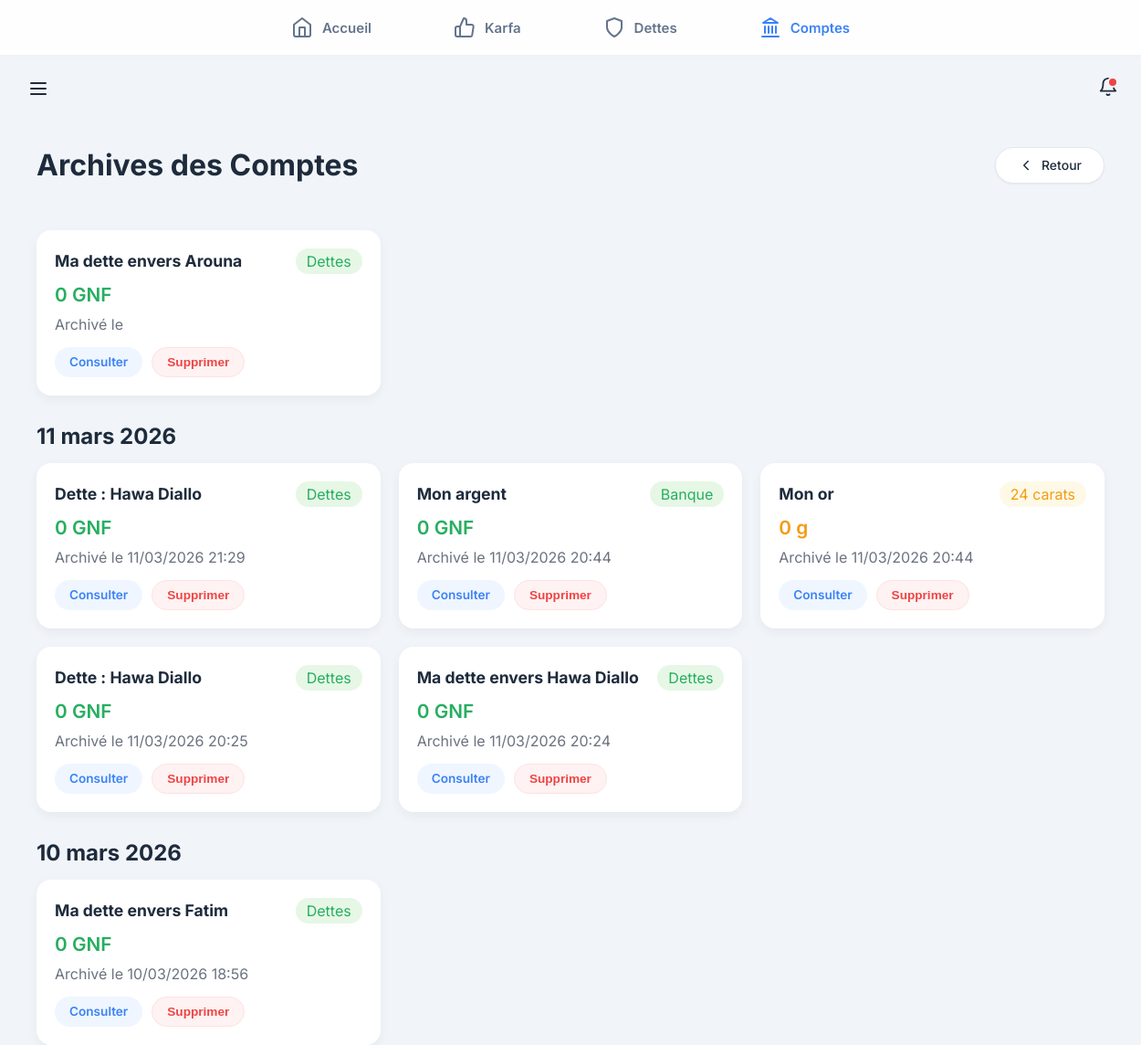
The app's page /comptes/archives/ (signed in) with its own data.
### backend/modules/comptes/models/argent.py (models this page shows, shortened)
class CompteArgent(models.Model):
    TYPE_CHOIX = [
        ('BANQUE', 'Banque'),
        ('MOBILE_MONEY', 'Mobile Money'),
        ('CASH', 'Espèces'),
        ('DETTE', 'Dettes'),
        ('AUTRE', 'Autre'),
    ]
    nom = models.CharField(max_length=50) # Retrait de unique=True car plusieurs utilisateurs peuvent avoir un compte "Cash"
    cree_par = models.ForeignKey('auth.User', on_delete=models.CASCADE, related_name='comptes_argent', null=True)
    type_compte = models.CharField(max_length=20, choices=TYPE_CHOIX)
    solde = models.DecimalField(max_digits=12, decimal_places=0, default=0)
    dette_liee = models.ForeignKey('dettes.Dette', on_delete=models.SET_NULL, null=True, blank=True, related_name='comptes_argent_lies')
    date_creation = models.DateTimeField(auto_now_add=True)
    archive = models.BooleanField(default=False)
    date_archivage = models.DateTimeField(null=True, blank=True)

### backend/modules/comptes/models/or_.py (models this page shows, shortened)
class CompteOr(models.Model):
    nom = models.CharField(max_length=50)
    cree_par = models.ForeignKey('auth.User', on_delete=models.CASCADE, related_name='comptes_or', null=True)
    poids_grammes = models.DecimalField(max_digits=10, decimal_places=3)
    carat = models.IntegerField(null=True, blank=True)
    date_creation = models.DateTimeField(auto_now_add=True)
    archive = models.BooleanField(default=False)
    date_archivage = models.DateTimeField(null=True, blank=True)

### backend/modules/comptes/views/archives.py (the view)
# urls.py: path('archives/', liste_archives_comptes, name='liste_archives'),
@login_required
def liste_archives_comptes(request):
    archives_argent = CompteArgent.objects.filter(cree_par=request.user, archive=True)
    archives_or = CompteOr.objects.filter(cree_par=request.user, archive=True)
    for a in archives_argent:
        a.nature = 'argent'
    for o in archives_or:
        o.nature = 'or'
    from itertools import chain
    from django.utils.timezone import now
    archives = sorted(
        chain(archives_argent, archives_or),
        key=lambda x: x.date_archivage if x.date_archivage else now(),
        reverse=True
    )
    return render(request, 'modules/comptes/archives.html', {
        'comptes_archives': archives,
    })

### backend/modules/core/templatetags/custom_filters.py (called while the page is built)
@register.filter
def milliers(value):
    try:
        num = float(value)
        if num == int(num):
            return f"{int(num):,}".replace(",", " ")
        return f"{num:,.3f}".rstrip('0').rstrip('.').replace(",", " ").replace(".", ",")
    except:
        return value

@register.filter
def get_class(obj):
    return obj.__class__.__name__

### frontend/templates/modules/comptes/archives.html (shortened to what this page needs)
{% extends "base.html" %}
{% load custom_filters %}
{% block content %}
<div style="display: flex; justify-content: space-between; align-items: center; margin-bottom: 30px;">
    <h1>Archives des Comptes</h1>
    <a href="{% url 'comptes:liste_comptes' %}"
        style="background: white; border: 1px solid #e2e8f0; color: #1e2b3c; padding: 10px 24px; border-radius: 30px; text-decoration: none; font-weight: 500; font-size: 14px; display: inline-flex; align-items: center; gap: 8px; transition: all 0.2s; box-shadow: 0 1px 2px rgba(0,0,0,0.05);"
        onmouseover="this.style.background='#f8fafc'; this.style.transform='translateY(-1px)';"
        onmouseout="this.style.background='white'; this.style.transform='translateY(0)';">
        <svg width="18" height="18" viewBox="0 0 24 24" fill="none" stroke="currentColor" stroke-width="2"
            stroke-linecap="round" stroke-linejoin="round">
            <path d="m15 18-6-6 6-6" />
        </svg> Retour
    </a>
</div>
{% regroup comptes_archives by date_archivage|date:"d F Y" as archives_par_jour %}
{% for jour in archives_par_jour %}
<h2 style="margin: 30px 0 15px;">{{ jour.grouper }}</h2>
<div style="display: grid; grid-template-columns: repeat(auto-fill, minmax(300px, 1fr)); gap: 20px;">
    {% for compte in jour.list %}
    <div style="background: white; border-radius: 16px; padding: 20px; box-shadow: 0 4px 12px rgba(0,0,0,0.05);">
        <div style="display: flex; justify-content: space-between; align-items: center; margin-bottom: 10px;">
            <strong style="font-size: 1.1em;">{{ compte.nom }}</strong>
            {% if compte|get_class == 'CompteArgent' %}
            <span style="background: #e6f7e6; color: #27ae60; padding: 4px 12px; border-radius: 20px;">
                {{ compte.get_type_compte_display }}
            </span>
            {% else %}
            <span style="background: #fef9e7; color: #f39c12; padding: 4px 12px; border-radius: 20px;">
                {{ compte.carat|default:"24" }} carats
            </span>
            {% endif %}
        </div>
        <div
            style="font-size: 1.3em; font-weight: 600; color: {% if compte|get_class == 'CompteArgent' %}#27ae60{% else %}#f39c12{% endif %}; margin: 10px 0;">
            {% if compte|get_class == 'CompteArgent' %}
            {{ compte.solde|milliers }} GNF
            {% else %}
            {{ compte.poids_grammes|floatformat:-2 }} g
            {% endif %}
        </div>
        <div style="color: #6b7280; margin-bottom: 15px;">
            Archivé le {{ compte.date_archivage|date:"d/m/Y H:i" }}
        </div>
        <div style="display: flex; gap: 10px;">
            <a href="{% url 'comptes:detail_compte' compte.id %}?type={% if compte|get_class == 'CompteArgent' %}argent{% else %}or{% endif %}"
                style="background: #eff6ff; color: #3b82f6; padding: 8px 16px; border-radius: 30px; text-decoration: none; font-size: 0.85em; font-weight: 600; transition: all 0.2s;"
                onmouseover="this.style.background='#dbeafe';" onmouseout="this.style.background='#eff6ff';">
                Consulter
            </a>
            {% if compte.solde == 0 or compte.poids_grammes == 0 %}
            <form method="post" action="{% url 'comptes:supprimer_compte' compte.id %}" style="display: inline;">
                <button type="button" data-confirm="Supprimer définitivement ce compte ? Action irréversible."
                    style="background: #fef2f2; color: #ef4444; border: 1px solid #fee2e2; padding: 8px 16px; border-radius: 30px; cursor: pointer; font-size: 0.85em; font-weight: 600; transition: all 0.2s;"
                    onmouseover="this.style.background='#fee2e2';" onmouseout="this.style.background='#fef2f2';">
                    Supprimer
                </button>
            </form>
            {% endif %}
        </div>
    </div>
    {% endfor %}
</div>
{% empty %}
<p style="text-align: center; padding: 40px; background: white; border-radius: 16px;">
    Aucun compte archivé.
</p>
{% endfor %}
{% endblock %}

### frontend/static/css/base.css (style rules this page uses)
:root { --bg-global: #f1f5f9; --bg-card: #ffffff; --primary: #3b82f6; --text-main: #1e2b3c; --text-muted: #64748b; --nav-height: 60px; --radius-xl: 20px; --radius-md: 12px; --shadow-subtle: 0 4px 15px rgba(0, 0, 0, 0.04); --shadow-hover: 0 8px 25px rgba(0, 0, 0, 0.08); }
body { background-color: var(--bg-global) !important; margin: 0; padding: 0; font-family: 'Inter', sans-serif; color: var(--text-main); padding-bottom: calc(var(--nav-height) + 20px); -webkit-tap-highlight-color: transparent; }
@media (min-width: 768px) { body { padding-bottom: 0; padding-top: calc(var(--nav-height) + 80px); } }

### frontend/static/css/core.css (style rules this page uses)
:root { --color-primary-green: #27ae60; --color-primary-dark: #1e2b3c; --color-bg-light: #f8fafc; --color-text-body: #64748b; }
:root { --color-primary-green: #27ae60; --color-primary-dark: #1e2b3c; --color-bg-light: #f8fafc; --color-text-body: #64748b; --color-error: #ef4444; }

### records on screen
CompteArgent: nom "Ma dette envers Arouna", type_compte "Dettes", solde|milliers "0", shows "Supprimer"
CompteArgent: nom "Dette : Hawa Diallo", type_compte "Dettes", solde|milliers "0", date_archivage "11/03/2026 21:29", shows "Supprimer"
CompteArgent: nom "Mon argent", type_compte "Banque", solde|milliers "0", date_archivage "11/03/2026 20:44", shows "Supprimer"
CompteOr: nom "Mon or", carat "24", poids_grammes "0", date_archivage "11/03/2026 20:44", shows "Supprimer"
CompteArgent: nom "Dette : Hawa Diallo", type_compte "Dettes", solde|milliers "0", date_archivage "11/03/2026 20:25", shows "Supprimer"
CompteArgent: nom "Ma dette envers Hawa Diallo", type_compte "Dettes", solde|milliers "0", date_archivage "11/03/2026 20:24", shows "Supprimer"
CompteArgent: nom "Ma dette envers Fatim", type_compte "Dettes", solde|milliers "0", date_archivage "10/03/2026 18:56", shows "Supprimer"

### other values on screen
{{ jour.grouper }} "11 mars 2026" "10 mars 2026"
